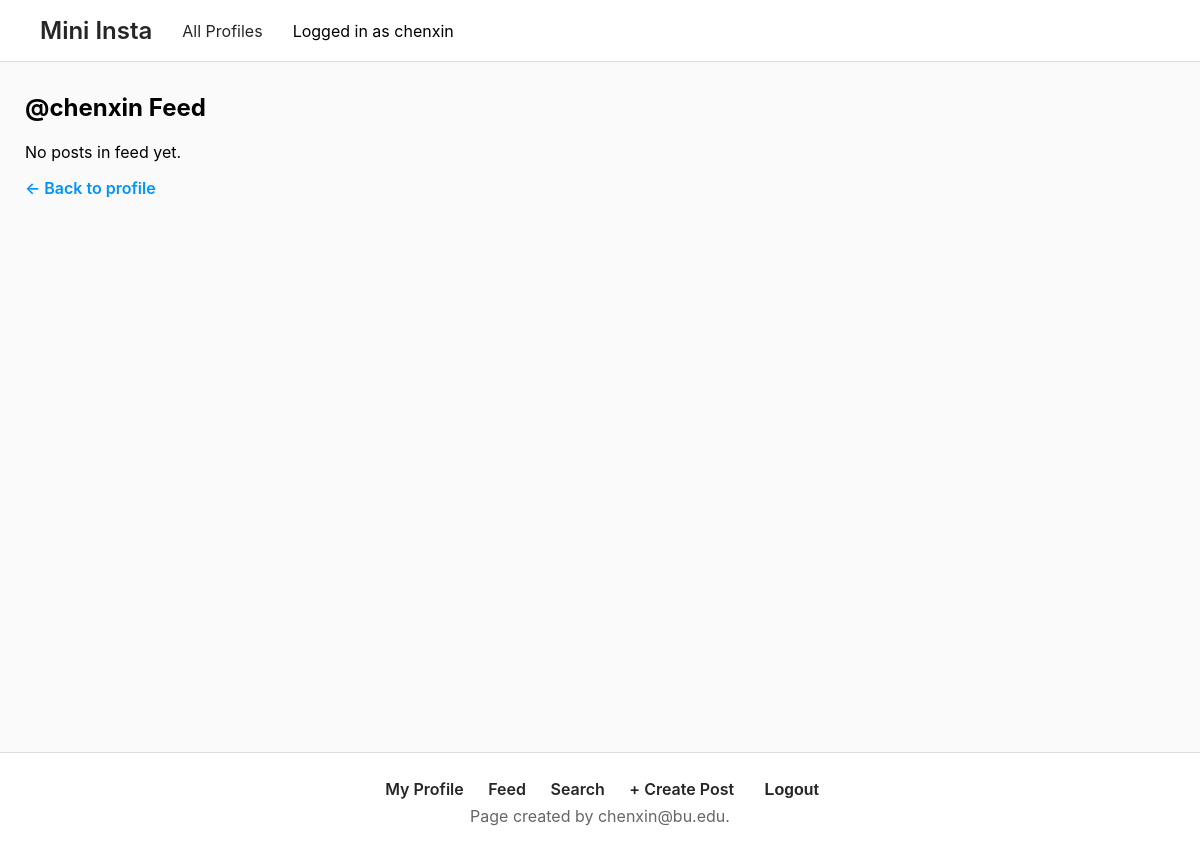
/mini_insta/profile/feed (signed in), run on an earlier commit of the app's database.
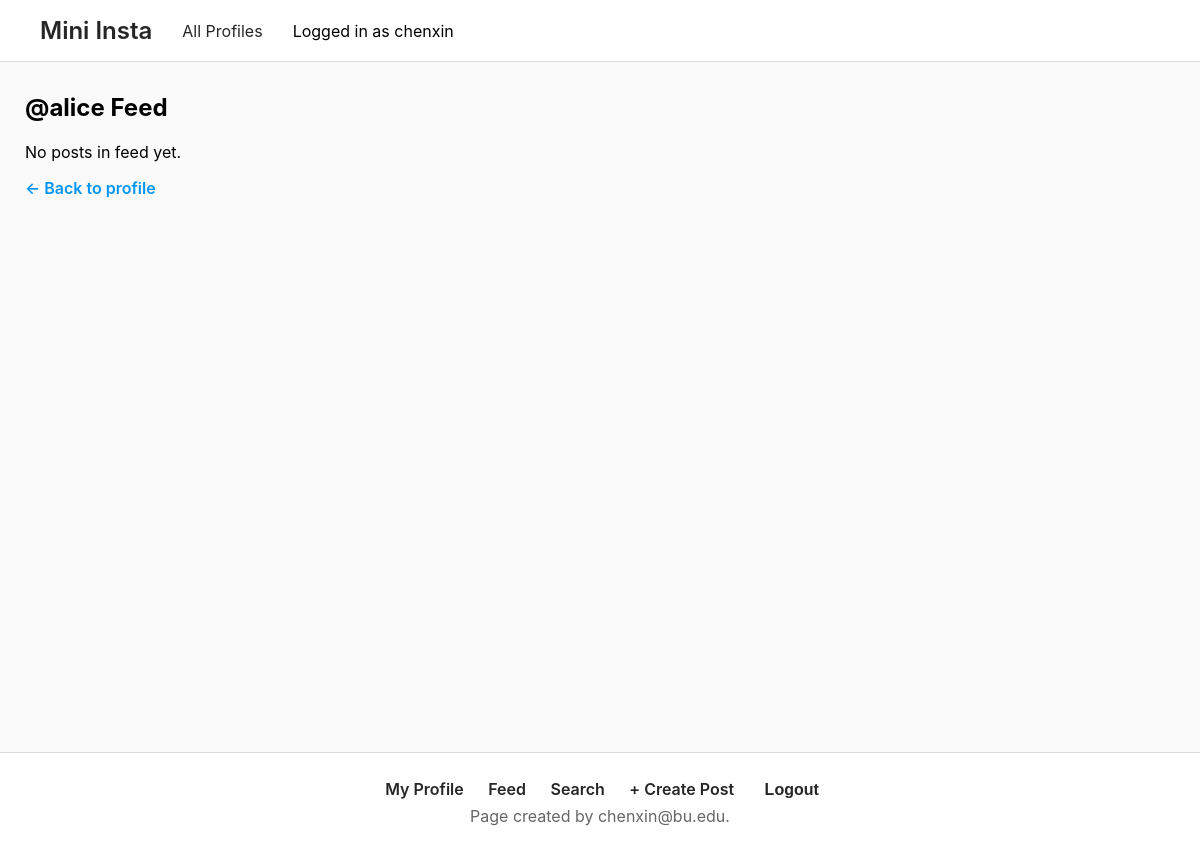
And on a later commit of the database.
### mini_insta/models.py (models this page shows, shortened)
class Profile(models.Model):
    user = models.ForeignKey(User, on_delete=models.CASCADE, default=1)
    username = models.CharField(max_length=50, unique=True)
    display_name = models.CharField(max_length=100)
    profile_image_url = models.URLField()
    bio_text = models.TextField(blank=True)
    join_date = models.DateField()
    def get_following(self):
        follows = Follow.objects.filter(follower_profile=self).order_by("-timestamp")
        return [f.profile for f in follows]
    def get_post_feed(self):
        following_profiles = self.get_following()
        return Post.objects.filter(profile__in=following_profiles).order_by("-timestamp")

### mini_insta/views.py (the view)
# urls.py: path("profile/feed", views.PostFeedListView.as_view(), name="show_feed"),
class PostFeedListView(MiniInstaLoginRequiredMixin, ListView):
    template_name = "mini_insta/show_feed.html"
    context_object_name = "posts"
    def get_queryset(self):
        profile = self.get_logged_in_profile()
        return profile.get_post_feed()
    def get_context_data(self, **kwargs):
        context = super().get_context_data(**kwargs)
        profile = self.get_logged_in_profile()
        context["profile"] = profile
        context["logged_in_profile"] = profile
        liked_posts = Like.objects.filter(profile=profile)
        context["liked_post_ids"] = [like.post.pk for like in liked_posts]
        return context

### mini_insta/views.py (called while the page is built)
    def get_logged_in_profile(self):
        profile = Profile.objects.filter(user=self.request.user).first()
        if profile is None:
            raise Http404("No profile found for this user.")
        return profile

### templates/mini_insta/show_feed.html
{% extends "mini_insta/base.html" %}
{% block content %}
<h2 style="margin-top: 6px;">@{{ profile.username }} Feed</h2>
<div style="margin-top: 14px;">
  {% for post in posts %}
    <div style="background:white; border:1px solid #e6e6e6; border-radius:12px; padding:14px; margin-bottom:16px;">
      <div style="display:flex; align-items:center; gap:10px; margin-bottom:10px;">
        <img src="{{ post.profile.profile_image_url }}" alt="avatar"
             style="width:40px; height:40px; border-radius:50%; object-fit:cover; border:1px solid #eee;">
        <div>
          <div style="font-weight:700;">{{ post.profile.display_name }}</div>
          <div style="color:#666; font-size:13px;">@{{ post.profile.username }} · {{ post.timestamp }}</div>
        </div>
      </div>
      {% with photos=post.get_all_photos %}
        {% if photos %}
          <img src="{{ photos.0.get_image_url }}" alt="post photo"
               style="width:100%; max-height:420px; object-fit:cover; border-radius:12px; border:1px solid #eee;">
        {% endif %}
      {% endwith %}
      <div style="margin-top:10px;">
        <strong>{{ post.get_num_likes }}</strong> likes
      </div>
     {% if user.is_authenticated and logged_in_profile != post.profile %}
  <div style="margin-top:8px;">
    {% if post.pk in liked_post_ids %}
      <a href="{% url 'mini_insta:delete_like' post.pk %}"
         style="text-decoration:none; color:#ed4956; font-weight:600;">
        Unlike
      </a>
    {% else %}
      <a href="{% url 'mini_insta:like_post' post.pk %}"
         style="text-decoration:none; color:#0095f6; font-weight:600;">
        Like
      </a>
    {% endif %}
  </div>
{% endif %}
      <div style="margin-top:10px;">
        <strong>Caption:</strong>
        <div style="margin-top:6px;">{{ post.caption }}</div>
      </div>
      <div style="margin-top:12px;">
        <strong>Comments:</strong>
        <div style="margin-top:8px;">
          {% for c in post.get_all_comments %}
            <div style="padding:8px 10px; border:1px solid #f0f0f0; border-radius:10px; margin-bottom:8px;">
              <div style="color:#666; font-size:13px;">
                <strong>@{{ c.profile.username }}</strong>
              </div>
              <div style="margin-top:4px;">{{ c.text }}</div>
            </div>
          {% empty %}
            <div style="color:#666;">No comments.</div>
          {% endfor %}
        </div>
      </div>
      <div style="margin-top:12px;">
        <a href="{% url 'mini_insta:show_post' post.pk %}"
           style="text-decoration:none; color:#0095f6; font-weight:600;">
          View Post →
        </a>
      </div>
    </div>
  {% empty %}
    <p>No posts in feed yet.</p>
  {% endfor %}
</div>
<a href="{% url 'mini_insta:profile' %}"
   style="text-decoration:none; color:#0095f6; font-weight:600;">
  ← Back to profile
</a>
{% endblock %}

What changed in the data, as far as the page shows it:
no longer on this page (row edited): Profile: username "chenxin"
now on this page (row unchanged): Profile: username "alice"
